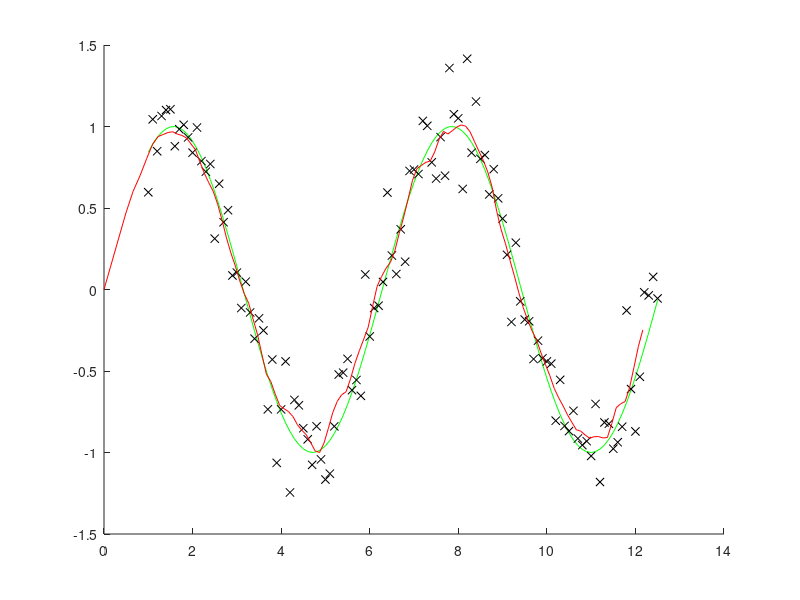

Source code (MATLAB):
%tracking of mouse 2D-movement
%inspired on https://www.cs.utexas.edu/~teammco/misc/kalman_filter/
f=@(x)sin(x);%sin(x);
x=1:0.1:4*pi;
y=f(x);
rng('default');
ym=f(x)+randn(1,length(x))*0.2;
stateHist=zeros(4,length(x));

%inicialization
A=[1 0 0.3 0; %x 
   0 1 0 0.3; %y
   0 0 1 0; %x velocity
   0 0 0 1];%y velocity
C=[1 0 1 0; 0 1 0 1;
   0 0 0 0; 0 0 0 0]; %nemerime
state=[0;0;0;0]; 
outY=C*state; % + D*u
stateHist(:,1)=state; 
P=eye(4,4)*1; I=eye(4,4);
Q=[0 0 0 0;  
   0 0 0 0; 
   0 0 1 0; 
   0 0 0 1]*0.2; %Action Uncertainty
R=eye(4,4)*0.2; %Sensor Noise
%simulation
for i=2:length(x)
    %prediction
    predictedState=A*state;
    Pnew=A*P*A'+Q;
    %correction
    actOutMeasure=[x(i); ym(i);0;0];
    L=Pnew*C'*inv(C*Pnew*C'+R);
    predictedOut = C*predictedState;
    state=predictedState+L*(actOutMeasure-predictedOut); 
    P=(I-L*C)*Pnew;
    
    stateHist(:,i)=state();
end

hold on;
plot(x, y, 'g');
plot(x, ym, 'kx');
plot(stateHist(1,:), stateHist(2,:), 'r');
% grid on;
